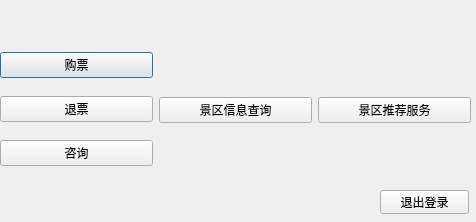
<?xml version="1.0" encoding="UTF-8"?>
<ui version="4.0">
 <class>Tourist</class>
 <widget class="QDialog" name="Tourist">
  <property name="geometry">
   <rect>
    <x>0</x>
    <y>0</y>
    <width>476</width>
    <height>222</height>
   </rect>
  </property>
  <property name="windowTitle">
   <string>Dialog</string>
  </property>
  <property name="styleSheet">
   <string notr="true"/>
  </property>
  <widget class="QWidget" name="horizontalLayoutWidget">
   <property name="geometry">
    <rect>
     <x>0</x>
     <y>40</y>
     <width>471</width>
     <height>141</height>
    </rect>
   </property>
   <layout class="QHBoxLayout" name="horizontalLayout">
    <item>
     <layout class="QVBoxLayout" name="verticalLayout">
      <item>
       <widget class="QPushButton" name="ticketbuy_btn">
        <property name="text">
         <string>购票</string>
        </property>
       </widget>
      </item>
      <item>
       <widget class="QPushButton" name="ticketreturn_btn">
        <property name="text">
         <string>退票</string>
        </property>
       </widget>
      </item>
      <item>
       <widget class="QPushButton" name="consult_btn">
        <property name="text">
         <string>咨询</string>
        </property>
       </widget>
      </item>
     </layout>
    </item>
    <item>
     <widget class="QPushButton" name="search_btn">
      <property name="text">
       <string>景区信息查询</string>
      </property>
     </widget>
    </item>
    <item>
     <widget class="QPushButton" name="recommend_btn">
      <property name="text">
       <string>景区推荐服务</string>
      </property>
     </widget>
    </item>
   </layout>
  </widget>
  <widget class="QPushButton" name="back_btn">
   <property name="geometry">
    <rect>
     <x>380</x>
     <y>190</y>
     <width>89</width>
     <height>24</height>
    </rect>
   </property>
   <property name="text">
    <string>退出登录</string>
   </property>
  </widget>
 </widget>
 <resources/>
 <connections/>
</ui>
